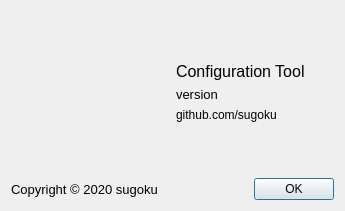
<?xml version="1.0" encoding="UTF-8"?>
<ui version="4.0">
 <class>Dialog</class>
 <widget class="QDialog" name="Dialog">
  <property name="geometry">
   <rect>
    <x>0</x>
    <y>0</y>
    <width>345</width>
    <height>211</height>
   </rect>
  </property>
  <property name="baseSize">
   <size>
    <width>150</width>
    <height>150</height>
   </size>
  </property>
  <property name="windowTitle">
   <string>Dialog</string>
  </property>
  <layout class="QVBoxLayout" name="verticalLayout_3">
   <item>
    <layout class="QHBoxLayout" name="horizontalLayout_2">
     <item>
      <widget class="QLabel" name="logo">
       <property name="sizePolicy">
        <sizepolicy hsizetype="Ignored" vsizetype="Ignored">
         <horstretch>0</horstretch>
         <verstretch>0</verstretch>
        </sizepolicy>
       </property>
       <property name="baseSize">
        <size>
         <width>0</width>
         <height>150</height>
        </size>
       </property>
       <property name="font">
        <font>
         <pointsize>36</pointsize>
         <weight>75</weight>
         <bold>true</bold>
         <kerning>true</kerning>
        </font>
       </property>
       <property name="frameShape">
        <enum>QFrame::NoFrame</enum>
       </property>
       <property name="text">
        <string/>
       </property>
       <property name="pixmap">
        <pixmap resource="icon.qrc">:/stepIOIcon/images/stepiologo256.png</pixmap>
       </property>
       <property name="scaledContents">
        <bool>true</bool>
       </property>
      </widget>
     </item>
     <item>
      <layout class="QVBoxLayout" name="verticalLayout">
       <item>
        <spacer name="verticalSpacer_2">
         <property name="orientation">
          <enum>Qt::Vertical</enum>
         </property>
         <property name="sizeHint" stdset="0">
          <size>
           <width>20</width>
           <height>40</height>
          </size>
         </property>
        </spacer>
       </item>
       <item>
        <widget class="QLabel" name="label_main">
         <property name="font">
          <font>
           <pointsize>12</pointsize>
           <weight>50</weight>
           <bold>false</bold>
          </font>
         </property>
         <property name="text">
          <string>Configuration Tool</string>
         </property>
        </widget>
       </item>
       <item>
        <widget class="QLabel" name="label_ver">
         <property name="font">
          <font>
           <pointsize>10</pointsize>
          </font>
         </property>
         <property name="text">
          <string>version</string>
         </property>
        </widget>
       </item>
       <item>
        <widget class="QLabel" name="label_site">
         <property name="text">
          <string>github.com/sugoku</string>
         </property>
        </widget>
       </item>
       <item>
        <spacer name="verticalSpacer">
         <property name="orientation">
          <enum>Qt::Vertical</enum>
         </property>
         <property name="sizeHint" stdset="0">
          <size>
           <width>20</width>
           <height>40</height>
          </size>
         </property>
        </spacer>
       </item>
      </layout>
     </item>
    </layout>
   </item>
   <item>
    <layout class="QHBoxLayout" name="horizontalLayout">
     <item>
      <widget class="QLabel" name="label_footer">
       <property name="font">
        <font>
         <pointsize>10</pointsize>
         <weight>50</weight>
         <bold>false</bold>
        </font>
       </property>
       <property name="text">
        <string>Copyright © 2020 sugoku</string>
       </property>
      </widget>
     </item>
     <item>
      <widget class="QDialogButtonBox" name="buttonBox">
       <property name="orientation">
        <enum>Qt::Horizontal</enum>
       </property>
       <property name="standardButtons">
        <set>QDialogButtonBox::Ok</set>
       </property>
      </widget>
     </item>
    </layout>
   </item>
  </layout>
 </widget>
 <resources>
  <include location="icon.qrc"/>
 </resources>
 <connections>
  <connection>
   <sender>buttonBox</sender>
   <signal>accepted()</signal>
   <receiver>Dialog</receiver>
   <slot>accept()</slot>
   <hints>
    <hint type="sourcelabel">
     <x>248</x>
     <y>254</y>
    </hint>
    <hint type="destinationlabel">
     <x>157</x>
     <y>274</y>
    </hint>
   </hints>
  </connection>
  <connection>
   <sender>buttonBox</sender>
   <signal>rejected()</signal>
   <receiver>Dialog</receiver>
   <slot>reject()</slot>
   <hints>
    <hint type="sourcelabel">
     <x>316</x>
     <y>260</y>
    </hint>
    <hint type="destinationlabel">
     <x>286</x>
     <y>274</y>
    </hint>
   </hints>
  </connection>
 </connections>
</ui>
